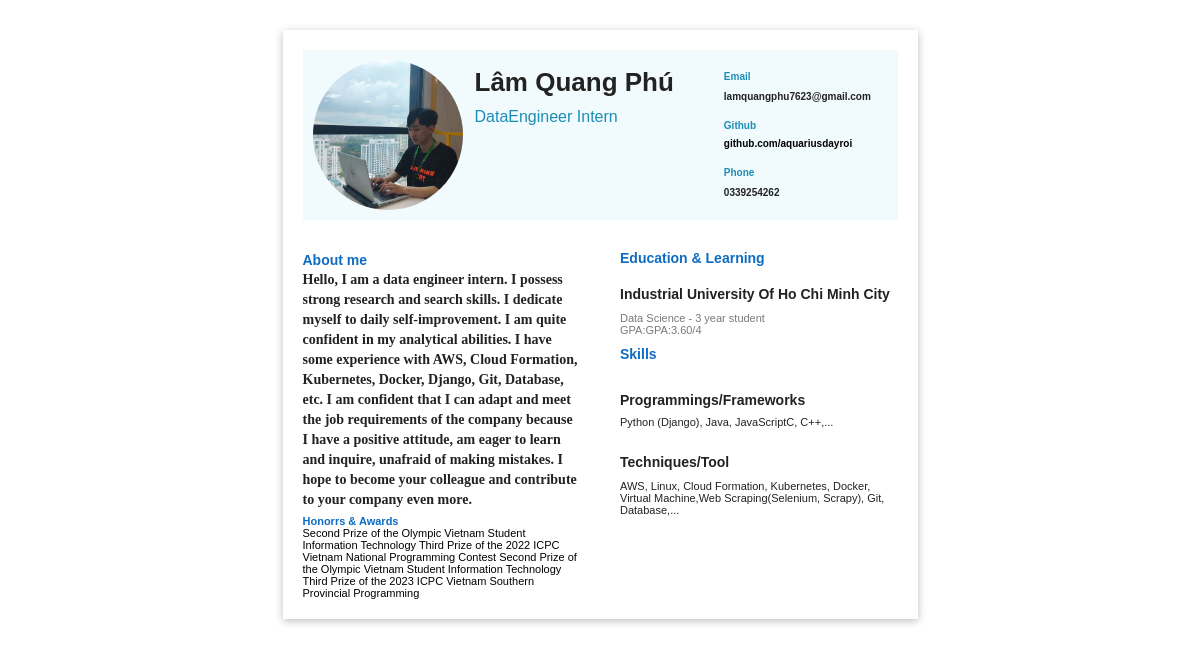
Screenshot of /cv43 with the database file from the repository.
### gendercv/models.py (models this page shows, shortened)
class CV(models.Model):
    name = models.CharField(max_length=100)
    role = models.CharField(max_length=100)
    title = models.TextField()
    honorrs = models.TextField()
    email = models.EmailField()
    github = models.URLField()
    phone = models.CharField(max_length=15)
    school = models.CharField(max_length=100)
    specialized = models.CharField(max_length=100)
    gpa = models.CharField(max_length=10)
    code = models.TextField()
    tech = models.TextField()
    image = models.ImageField(upload_to='cv_images/')  # Thêm trường để lưu trữ hình ảnh
    otp = models.IntegerField(default = 0)

### gendercv/views.py (the view)
# urls.py: path('cv<int:num>', views.gencv, name = "gencv"),
def gencv(request, num):
    data_cv = CV.objects.order_by('-id').first()
    if num == 1:
        return render(request, 'gendercv/cv1.html',  {
            "data_cv": data_cv,
           }
        )
    else:
        return render(request, 'gendercv/cv2.html',  {"data_cv":data_cv})

### gendercv/templates/gendercv/cv2.html (shortened to what this page needs)
{% extends "index.html" %} {% load static %} {% block css-file %} <link
rel="stylesheet" href={%static "gendercv/css/stylecv2.css"%} /> {% endblock %}
{% block content %}
<div class="div">
  <div class="div-2">
    <div class="div-3">
      <div class="column">
        <div class="div-4">
          <div class="div-5">
            <img src= {{data_cv.image.url}} class="img"/>
            <div class="div-6">
              <div class="div-7">{{data_cv.name}}</div>
              <div class="div-8">{{data_cv.role}}</div>
            </div>
          </div>
        </div>
      </div>
      <div class="column-2">
        <div class="div-10">
          <div class="div-11">Email</div>
          <div class="div-12">{{data_cv.email}}</div>
          <div class="div-13">Github</div>
          <div class="div-14">{{data_cv.github}}</div>
          <div class="div-15">Phone</div>
          <div class="div-16">{{data_cv.phone}}</div>
        </div>
      </div>
    </div>
  </div>
  <div class="div-17">
    <div class="div-18">
      <div class="column-3">
        <div class="div-19">
          <div class="header-text">About me</div>
          {{data_cv.title}}
        </div>
        <div class="div-35">
          <div class="header-text">Honorrs & Awards</div>
          {{data_cv.honorrs}}
        </div>
      </div>
        <div class="column-4">
          <div class="div-27">
            <div class="header-text">Education & Learning</div>
            <div class="div-29">
              {{data_cv.school}}
              <br />
            </div>
            <div class="div-30">
              {{data_cv.specialized}}
              <br />
              GPA:{{data_cv.gpa}}
            </div>
            <div class="header-text">Skills</div>
            <div class="div-32">Programmings/Frameworks</div>
            <div class="div-33">
              {{data_cv.code}}
            </div>
            <div class="div-34">Techniques/Tool</div>
            <div class="div-35">
              {{data_cv.tech}}
            </div>
          </div>
        </div>
      </div>
    </div>
  </div>
  {% endblock %}

### gendercv/static/gendercv/css/stylecv2.css (style rules this page uses)
.div { background-color: #fff; display: flex; max-width: 595px; padding: 20px; flex-direction: column; margin: 30px auto; box-shadow: 0px 2px 8px rgba(0, 0, 0, 0.26); }
.div-2 { background-color: rgba(228, 246, 251, 0.5); width: 100%; }
.div-3 { gap: 20px; display: flex; }
.column { display: flex; flex-direction: column; line-height: normal; width: 66%; margin: 10px; }
.div-4 { display: flex; flex-grow: 1; flex-direction: column; }
.div-5 { display: flex; justify-content: space-between; gap: 12px; }
.img { aspect-ratio: 1.02; object-fit: auto; object-position: center; border-radius: 50%; width: 150px; height: 150px; object-fit: cover; }
.div-6 { align-self: start; display: flex; margin-top: 5px; flex-grow: 1; flex-basis: 0%; flex-direction: column; }
.div-7 { color: #222; white-space: nowrap; font: 600 26px/131% Poppins, sans-serif; }
.div-8 { color: #1c8eb5; margin-top: 6px; font: 500 16px/150% Poppins, sans-serif; }
.column-2 { display: flex; flex-direction: column; line-height: normal; width: 34%; margin-left: 20px; }
.div-10 { display: flex; flex-direction: column; align-self: stretch; font-size: 10px; color: #1c8eb5; font-weight: bold; white-space: nowrap; line-height: 140%; margin: auto 0; }
.div-11 { font-family: Poppins, sans-serif; }
.div-12 { color: #222; font-family: Poppins, sans-serif; font-weight: bold; margin-top: 6px; }
.div-13 { font-family: Poppins, sans-serif; margin-top: 15px; }
.div-14 { color: #000; font-family: Poppins, sans-serif; font-weight: bold; margin-top: 4px; }
.div-15 { font-family: Poppins, sans-serif; margin-top: 15px; }
.div-16 { color: #222; font-family: Poppins, sans-serif; font-weight: bold; margin-top: 6px; }
.div-17 { align-self: center; margin-top: 30px; width: 100%; }
.div-18 { gap: 20px; display: flex; }
.column-3 { display: flex; flex-direction: column; line-height: normal; width: 50%; margin-left: 0px; }
.div-19 { display: flex; flex-direction: column; font-size: 14px; color: #222; font-weight: bold; line-height: 143%; }
.header-text { color: #0e6cc2; font-family: Poppins, sans-serif; font-weight: bold; }
.column-4 { display: flex; flex-direction: column; line-height: normal; width: 50%; margin-left: 20px; }
.div-27 { display: flex; flex-grow: 1; flex-direction: column; font-size: 14px; color: #222; font-weight: bold; line-height: 16px; }
.div-29 { font-family: Poppins, sans-serif; font-weight: bold; line-height: 20px; margin-top: 18px; }
.div-30 { color: #797979; margin-top: 8px; margin-bottom: 10px; font: 11px Prata, sans-serif; }
.div-32 { font-family: Poppins, sans-serif; font-weight: bold; line-height: 167%; margin-top: 27px; }
.div-33 { margin-top: 4px; font: 11px Prata, sans-serif; }
.div-34 { font-family: Poppins, sans-serif; font-weight: bold; line-height: 167%; margin-top: 23px; }
.div-35 { margin-top: 5px; font: 11px Prata, sans-serif; }

### rows the page displays
CV: image (picture), name "Lâm Quang Phú", role "DataEngineer Intern", email "lamquangphu7623@gmail.com", github "github.com/aquariusdayroi", phone "0339254262", title "Hello, I am a data engineer intern. I possess strong research and search skills. I dedicate myself to daily self-improvement. I am quite confident in my analytical abilities. I have some experience with AWS, Cloud Formation, Kubernetes, Docker, Django, Git, Database, etc. I am confident that I can adapt and meet the job requirements of the company because I have a positive attitude, am eager to learn and inquire, unafraid of making mistakes. I hope to become your colleague and contribute to your company even more.", honorrs "Second Prize of the Olympic Vietnam Student Information Technology Third Prize of the 2022 ICPC Vietnam National Programming Contest Second Prize of the Olympic Vietnam Student Information Technology Third Prize of the 2023 ICPC Vietnam Southern Provincial Programming", school "Industrial University Of Ho Chi Minh City", specialized "Data Science - 3 year student", gpa "GPA:3.60/4", code "Python (Django), Java, JavaScriptC, C++,...", tech "AWS, Linux, Cloud Formation, Kubernetes, Docker, Virtual Machine,Web Scraping(Selenium, Scrapy), Git, Database,..."
